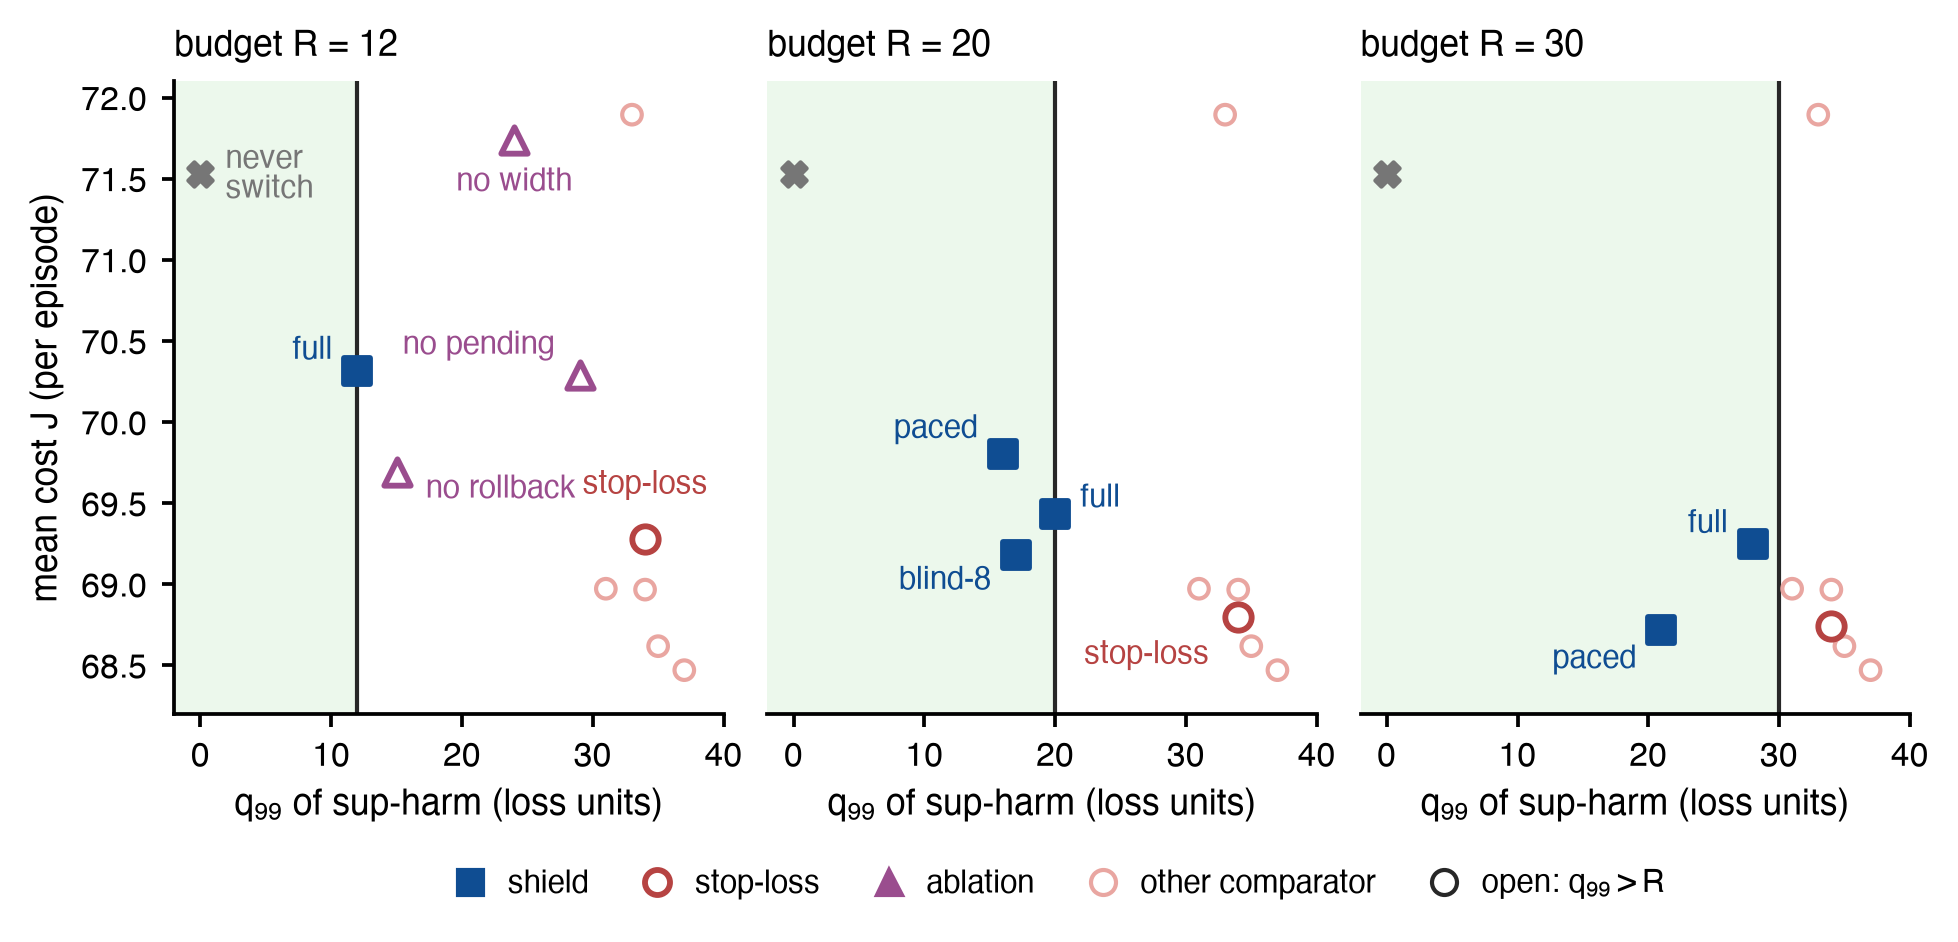

The Python source for this figure:
"""Appendix version (all three budgets and the ablations). Figure 4: mean cost J vs 99th percentile of sup-harm, all arms of the registered run (confirm_summary.json, descriptive).
One panel per budget R; arms without a budget (comparators, never) are repeated faintly in every panel."""
import sys
from pathlib import Path

sys.path.insert(0, str(Path(__file__).resolve().parent))
import matplotlib.pyplot as plt
from matplotlib.lines import Line2D
from style import PALETTE as P, RES, WIDTH, apply_style, load_json, save

desc = load_json(RES / "confirm_summary.json")["descriptive"]
# arm -> (label, family, (dx, dy, ha)) ; family: sh shield, st stop-loss, abl ablation
PANELS = {
    12: {"f3_pi1_R12": ("full", "sh", (-6, 5, "right")), "stoploss_R12": ("stop-loss", "st", (0, 13, "center")),
         "f3_pi1_R12_nopending": ("no pending", "abl", (-6, 7, "right")), "f3_pi1_R12_norollback": ("no rollback", "abl", (7, -4, "left")),
         "f3_pi25_R12_noconf": ("no width", "abl", (0, -10, "center"))},
    20: {"f3_pi1_R20": ("full", "sh", (6, 4, "left")), "f3v2d_R20": ("paced", "sh", (-6, 6, "right")),
         "f3v2_R20_blind8": ("blind-8", "sh", (-6, -6, "right")), "stoploss_R20": ("stop-loss", "st", (-7, -9, "right"))},
    30: {"f3_pi1_R30": ("full", "sh", (-6, 5, "right")), "f3v2d_R30": ("paced", "sh", (-6, -7, "right")),
         "stoploss_R30": ("", "st", (0, 0, "left"))},
}
NOBUD = ["wald_cut", "cusum", "gate_wald", "cusum_rb_h4", "cusum_rb_h8"]
COL = {"sh": P["blue_main"], "st": P["red_strong"], "abl": P["violet"]}
MK = {"sh": "s", "st": "o", "abl": "^"}
assert set(desc) == set(NOBUD) | {"never"} | {a for p in PANELS.values() for a in p}

apply_style(8.5)
fig, axes = plt.subplots(1, 3, figsize=(WIDTH, 3.1), sharey=True, gridspec_kw=dict(wspace=0.08, left=0.1, right=0.99, top=0.88, bottom=0.2))
for k, (ax, (R, arms)) in enumerate(zip(axes, PANELS.items())):
    ax.axvspan(-3, R, color=P["green_1"], alpha=0.55, lw=0)
    ax.axvline(R, color=P["dark"], lw=1.0)
    ax.set_title(f"budget $R$ = {R}", loc="left", fontsize=8.5)
    for a in NOBUD:
        ax.scatter(desc[a]["sup_q99"], desc[a]["J"], s=22, marker="o", facecolor="none", edgecolor=P["red_2"], linewidths=1.0, zorder=2)
    ax.scatter(0, desc["never"]["J"], s=34, marker="X", color=P["grey"], zorder=2)
    for a, (lab, fam, (dx, dy, ha)) in arms.items():
        d = desc[a]; ok = d["sup_q99"] <= R
        ax.scatter(d["sup_q99"], d["J"], s=40, marker=MK[fam], edgecolor=COL[fam], facecolor=COL[fam] if ok else "white", linewidths=1.4, zorder=4)
        if lab: ax.annotate(lab, (d["sup_q99"], d["J"]), xytext=(dx, dy), textcoords="offset points", ha=ha, va="center", fontsize=7.5, color=COL[fam])
    ax.set_xlim(-2, 40); ax.set_ylim(68.2, 72.1)
    ax.set_xlabel("$q_{99}$ of sup-harm (loss units)")
axes[0].set_ylabel("mean cost $J$ (per episode)")
for ax in axes[1:]: ax.tick_params(axis="y", left=False); ax.spines["left"].set_visible(False)
axes[0].annotate("never\nswitch", (0, desc["never"]["J"]), xytext=(6, 0), textcoords="offset points", fontsize=7.5, color=P["grey"], va="center", ha="left")
handles = [Line2D([], [], marker="s", color=P["blue_main"], lw=0, ms=6, label="shield"),
           Line2D([], [], marker="o", mfc="white", mec=P["red_strong"], mew=1.4, lw=0, ms=6, label="stop-loss"),
           Line2D([], [], marker="^", color=P["violet"], lw=0, ms=6, label="ablation"),
           Line2D([], [], marker="o", mfc="none", mec=P["red_2"], lw=0, ms=6, label="other comparator"),
           Line2D([], [], marker="o", mfc="white", mec=P["dark"], lw=0, ms=6, label="open: $q_{99}>R$")]
fig.legend(handles=handles, loc="lower center", ncol=5, bbox_to_anchor=(0.55, -0.03), fontsize=7.5, columnspacing=1.2, handletextpad=0.2)
save(fig, "cost_tail_full")
